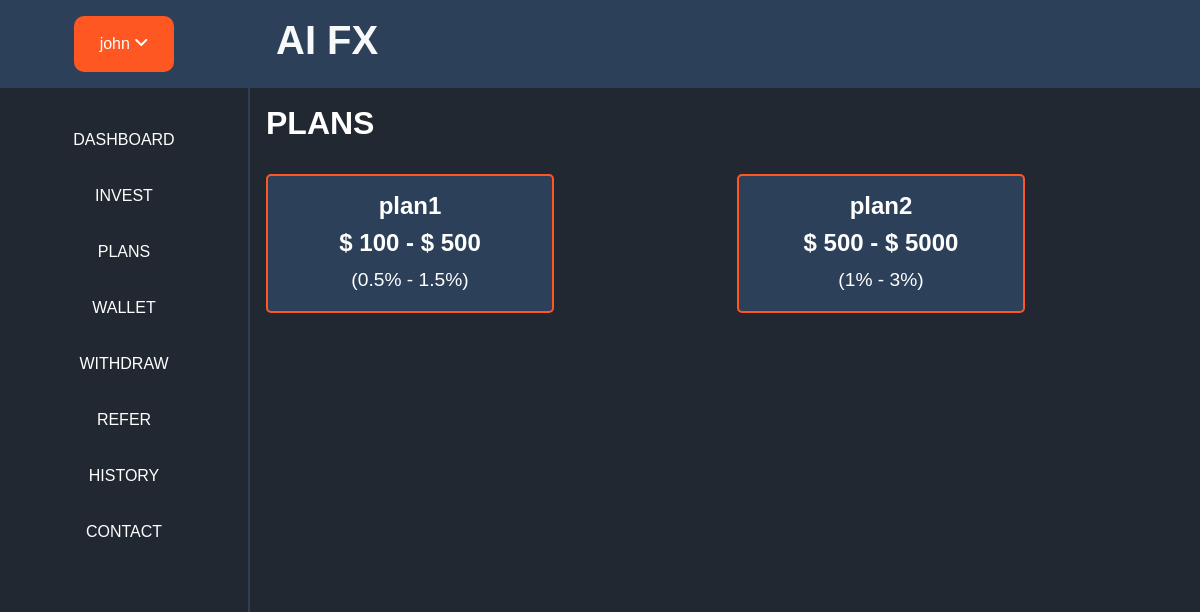
/plans/ (signed in), run on the app's committed database.
### home/models.py (models this page shows)
class Plans(models.Model):
    plan_name = models.CharField(max_length=100)
    plan_min_price = models.CharField(max_length=100)
    plan_max_price = models.CharField(max_length=100)
    plan_min_percentage = models.CharField(max_length=100)
    plan_max_percentage = models.CharField(max_length=100)

### home/views.py (the view)
# urls.py: path('plans/', login_required(views.Plans_view.as_view()), name='plans'),
class Plans_view(View):
    def get(self, request):
        context = {
            "plans": models.Plans.objects.all(),
        }
        return render(request, 'user/plans.html', context=context)

### templates/user/plans.html (shortened to what this page needs)
{% extends 'user/base.html' %}
{% block content%}
<div>
<h1 class="h2 fw-bold text-white"> PLANS </h1><br>
<div class="row">
    {% for plan in plans %}
    <div class="col-md">
        <a href="{% url 'payment' %}" class="card text-white mb-3 custom-link" style="max-width: 18rem; text-decoration: none; border: 2px solid #ff5722; border-radius: 5px; transition: transform 0.2s; background-color: #2d4059;">
            <div class="card-body">
                <h4 class="card-title text-center"><strong>{{ plan.plan_name }}</strong></h4>
                <h4 class="card-title text-center"><strong>$ {{ plan.plan_min_price }} - $ {{ plan.plan_max_price }}</strong></h4>
                <p class="card-text text-center" style="font-size: 1.2em;">({{ plan.plan_min_percentage }}% - {{ plan.plan_max_percentage }}%)</p>
            </div>
        </a>
    </div>
{% endfor %}
</div>
<br>
{% endblock %}

### templates/user/navbar.html (shortened to what this page needs)
<div class="sidenav" style="background-color: #222831; border-right: 2px solid #2d4059;">
    <div class="sidenav-header py-3" style="background-color: #2d4059;">
        <div class="dropdown">
            {% if user.is_authenticated %}
            <button onclick="myFunction()" class="dropbtn"> {{ user.username }} <i class="fa-solid fa-angle-down"></i></button>
            {% else %}
            <button onclick="myFunction()" class="dropbtn"> Join Now <i class="fa-solid fa-angle-down"></i></button>
            {% endif %}
          </div>
    </div>
    <ul style=" background-color: #222831;" class="py-4">
        <li class="list-item">
            <a class="nav-item py-3" href="{% url 'user_dashboard' %}">
                DASHBOARD
            </a>
        </li>
          <li class="list-item">
              <a class="nav-item py-3" href="{% url 'payment' %}">
                  INVEST
              </a>
          </li>
          <li class="list-item">
              <a class="nav-item py-3" href="{% url 'plans' %}">
                  PLANS
              </a>
          </li>
          <li class="list-item">
              <a class="nav-item py-3" href="{% url 'profit' %}">
                  WALLET
              </a>
          </li>
          <li class="list-item">
            <a class="nav-item py-3" href="{% url 'withdraw' %}">
                WITHDRAW
            </a>
        </li>
        <li class="list-item">
            <a class="nav-item py-3" href="{% url 'refer' %}">
                REFER
            </a>
        </li>
        <li class="list-item">
            <a class="nav-item py-3" href="{% url 'history' action='payments' %}">
                HISTORY
            </a>
        </li>
        <li class="list-item">
            <a class="nav-item py-3" href="{% url 'contact' %}">
                CONTACT
            </a>
        </li>
      </ul>
</div>

### static/css/styles.css (style rules this page uses)
body { margin: 0; padding: 0; font-family: Arial, sans-serif; }
.dropbtn { background-color: #3498DB; color: white; padding: 16px; font-size: 16px; border: none; cursor: pointer; }
.dropdown { position: relative; display: inline-block; }
.sidenav { height: 100%; width: 250px; position: fixed; top: 0; left: 0; background-color: #222831; overflow-x: hidden; transition: 0.5s; }
.sidenav-header { background-color: #ff5722; color: #fff; text-align: center; }
.sidenav ul { list-style: none; padding: 0; }
.sidenav ul li { text-align: center; }
.sidenav a { text-decoration: none; color: #fff; display: block; transition: 0.3s; }

### templates/user/base.html (style rules this page uses)
.sidenav { z-index: 1; }
.sidenav .dropdown .dropbtn { background-color: #ff5722; }
.dropdown { width: 100%; height: 100%; }
.dropdown .dropbtn { width: 40%; height: 70%; border-radius: 10px; }
.sidenav a { padding: 0.25em 0; }

### data on the page
Plans: plan_name "plan1", plan_min_price "100", plan_max_price "500", plan_min_percentage "0.5", plan_max_percentage "1.5"
Plans: plan_name "plan2", plan_min_price "500", plan_max_price "5000", plan_min_percentage "1", plan_max_percentage "3"

### other printed values
{{ user.username }} "john"
